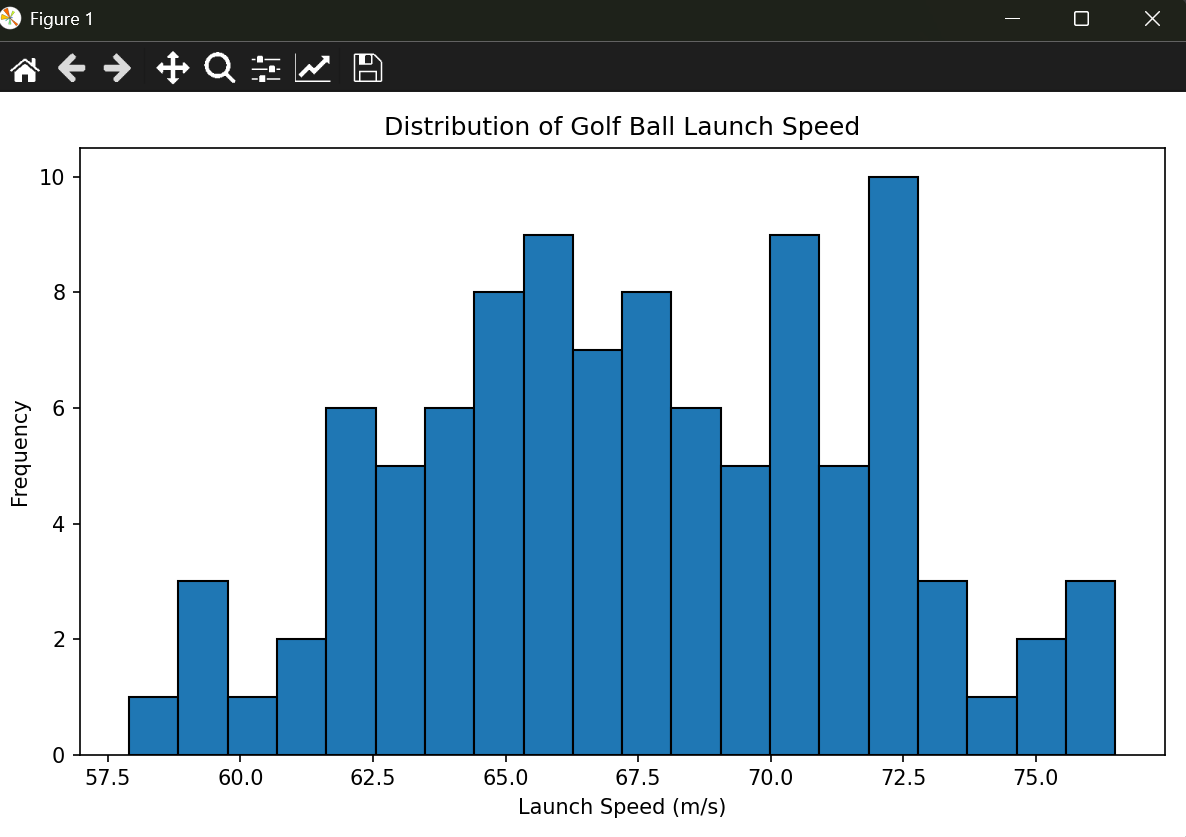

Python code for this plot:

import pandas as pd
import matplotlib.pyplot as plt

# Read CSV file
df = pd.read_csv(r"D:\HSL5013\golf_ball_launch_speed_distance.csv")

# Display data
print(df.head())
print(df.describe())

# Actual column names from CSV
speed = "launch_speed_m_s"
distance = "distance_m"

# 1. Histogram of launch speed
plt.figure(figsize=(8, 5))

plt.hist(df[speed].dropna(), bins=20, edgecolor="black")

plt.xlabel("Launch Speed (m/s)")
plt.ylabel("Frequency")
plt.title("Distribution of Golf Ball Launch Speed")

plt.tight_layout()
plt.savefig("launch_speed_histogram.png", dpi=300)
plt.show()

# 2. Scatter plot
plt.figure(figsize=(8, 5))

plt.scatter(df[speed], df[distance], edgecolor="black")

plt.xlabel("Launch Speed (m/s)")
plt.ylabel("Distance (m)")
plt.title("Launch Speed versus Distance")

plt.tight_layout()
plt.savefig("speed_distance_scatter.png", dpi=300)
plt.show()
